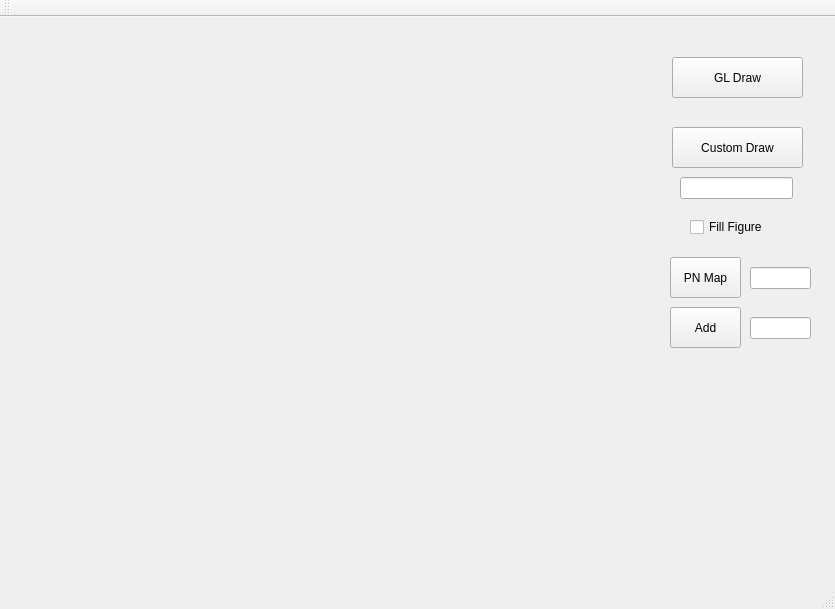
<?xml version="1.0" encoding="UTF-8"?>
<ui version="4.0">
 <class>PNtrianglesClass</class>
 <widget class="QMainWindow" name="PNtrianglesClass">
  <property name="geometry">
   <rect>
    <x>0</x>
    <y>0</y>
    <width>835</width>
    <height>609</height>
   </rect>
  </property>
  <property name="windowTitle">
   <string>PNtriangles</string>
  </property>
  <widget class="QWidget" name="centralWidget">
   <widget class="MyViewer" name="widget" native="true">
    <property name="geometry">
     <rect>
      <x>10</x>
      <y>0</y>
      <width>631</width>
      <height>531</height>
     </rect>
    </property>
   </widget>
   <widget class="QPushButton" name="gl_draw">
    <property name="geometry">
     <rect>
      <x>672</x>
      <y>40</y>
      <width>131</width>
      <height>41</height>
     </rect>
    </property>
    <property name="text">
     <string>GL Draw</string>
    </property>
   </widget>
   <widget class="QPushButton" name="custom_draw">
    <property name="geometry">
     <rect>
      <x>672</x>
      <y>110</y>
      <width>131</width>
      <height>41</height>
     </rect>
    </property>
    <property name="text">
     <string>Custom Draw</string>
    </property>
   </widget>
   <widget class="QLineEdit" name="txtLvl">
    <property name="geometry">
     <rect>
      <x>680</x>
      <y>160</y>
      <width>113</width>
      <height>22</height>
     </rect>
    </property>
    <property name="cursor">
     <cursorShape>IBeamCursor</cursorShape>
    </property>
    <property name="alignment">
     <set>Qt::AlignCenter</set>
    </property>
   </widget>
   <widget class="QCheckBox" name="fill">
    <property name="geometry">
     <rect>
      <x>690</x>
      <y>200</y>
      <width>81</width>
      <height>20</height>
     </rect>
    </property>
    <property name="text">
     <string>Fill Figure</string>
    </property>
   </widget>
   <widget class="QPushButton" name="pn_map">
    <property name="geometry">
     <rect>
      <x>670</x>
      <y>240</y>
      <width>71</width>
      <height>41</height>
     </rect>
    </property>
    <property name="text">
     <string>PN Map</string>
    </property>
   </widget>
   <widget class="QLineEdit" name="txt_lvl_map">
    <property name="geometry">
     <rect>
      <x>750</x>
      <y>250</y>
      <width>61</width>
      <height>22</height>
     </rect>
    </property>
    <property name="alignment">
     <set>Qt::AlignCenter</set>
    </property>
   </widget>
   <widget class="QPushButton" name="add_map">
    <property name="geometry">
     <rect>
      <x>670</x>
      <y>290</y>
      <width>71</width>
      <height>41</height>
     </rect>
    </property>
    <property name="text">
     <string>Add</string>
    </property>
   </widget>
   <widget class="QLineEdit" name="txt_add_map">
    <property name="geometry">
     <rect>
      <x>750</x>
      <y>300</y>
      <width>61</width>
      <height>22</height>
     </rect>
    </property>
    <property name="alignment">
     <set>Qt::AlignCenter</set>
    </property>
   </widget>
   <widget class="QLabel" name="read_lvl">
    <property name="geometry">
     <rect>
      <x>680</x>
      <y>350</y>
      <width>121</width>
      <height>16</height>
     </rect>
    </property>
    <property name="text">
     <string/>
    </property>
    <property name="alignment">
     <set>Qt::AlignCenter</set>
    </property>
   </widget>
  </widget>
  <widget class="QMenuBar" name="menuBar">
   <property name="geometry">
    <rect>
     <x>0</x>
     <y>0</y>
     <width>835</width>
     <height>26</height>
    </rect>
   </property>
  </widget>
  <widget class="QToolBar" name="mainToolBar">
   <attribute name="toolBarArea">
    <enum>TopToolBarArea</enum>
   </attribute>
   <attribute name="toolBarBreak">
    <bool>false</bool>
   </attribute>
  </widget>
  <widget class="QStatusBar" name="statusBar"/>
 </widget>
 <layoutdefault spacing="6" margin="11"/>
 <customwidgets>
  <customwidget>
   <class>MyViewer</class>
   <extends>QWidget</extends>
   <header>myviewer.h</header>
   <container>1</container>
  </customwidget>
 </customwidgets>
 <resources>
  <include location="PNtriangles.qrc"/>
 </resources>
 <connections/>
</ui>
